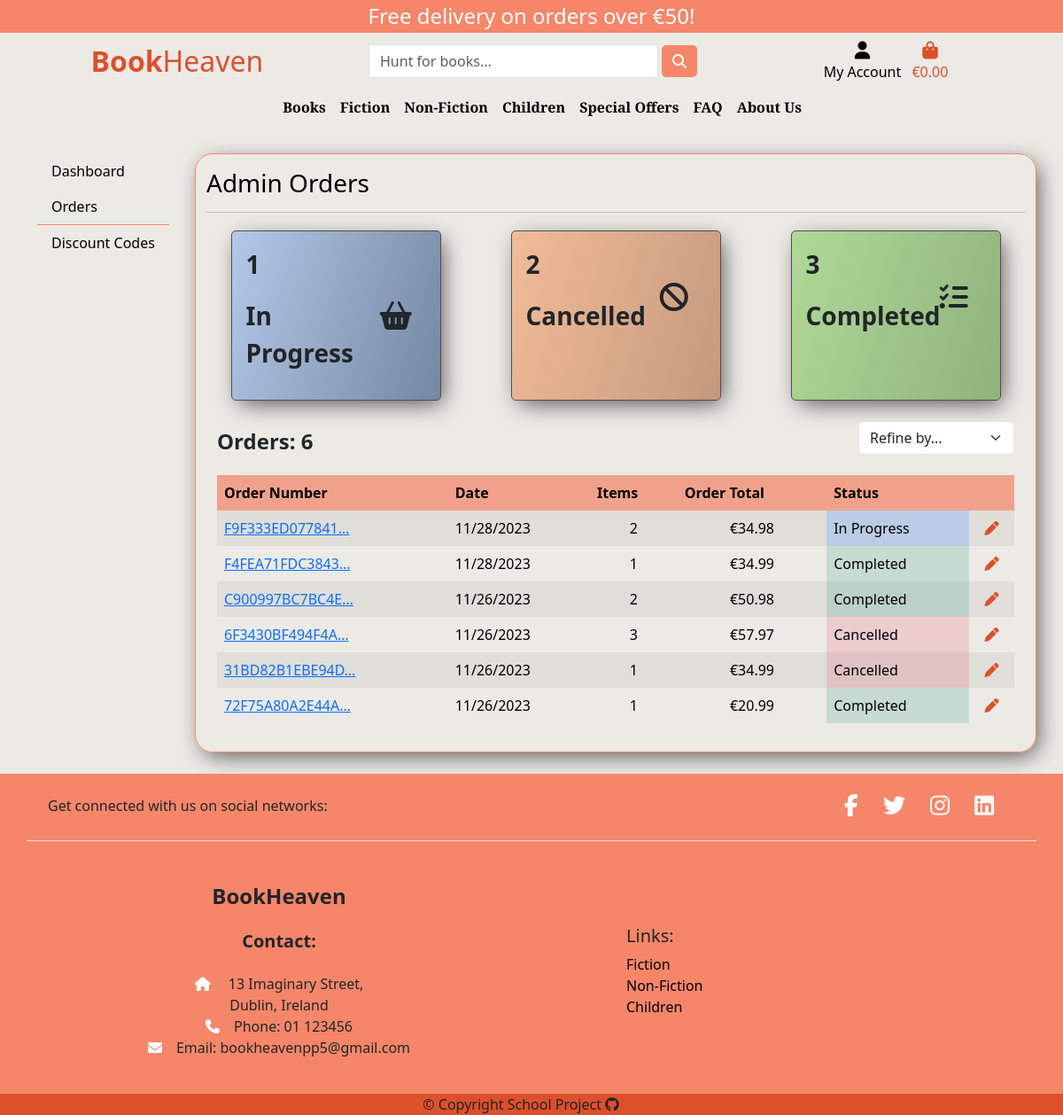
Page /admin_panel/orders/ (signed in) on the committed database.
### checkout/models.py (models this page shows, shortened)
class Order(models.Model):
    order_number = models.CharField(max_length=32, null=False, editable=False)
    user_profile = models.ForeignKey(
        UserProfile, on_delete=models.SET_NULL, null=True, blank=True, related_name='orders')
    full_name = models.CharField(max_length=50, null=False, blank=False)
    email = models.EmailField(max_length=254, null=False, blank=False)
    phone_number = models.CharField(max_length=20, null=False, blank=False)
    country = CountryField(max_length=40, null=False, blank=False)
    postcode = models.CharField(max_length=20, null=True, blank=True)
    town_or_city = models.CharField(max_length=40, null=False, blank=False)
    street_address1 = models.CharField(max_length=80, null=False, blank=False)
    street_address2 = models.CharField(max_length=80, null=True, blank=True)
    county = models.CharField(max_length=80, null=True, blank=True)
    date = models.DateTimeField(auto_now_add=True)
    delivery_cost = models.DecimalField(
        max_digits=6, decimal_places=2, null=False, default=0)
    discount = models.DecimalField(
        blank=True, null=True, max_digits=6, decimal_places=2)
    order_total = models.DecimalField(
        max_digits=10, decimal_places=2, null=False, default=0)
    grand_total = models.DecimalField(
        max_digits=10, decimal_places=2, null=False, default=0)
    original_cart = models.TextField(null=False, blank=False, default='')
    stripe_pid = models.CharField(
        max_length=254, null=False, blank=False, default='')

class OrderStatus(models.Model):
    order = models.OneToOneField(Order, on_delete=models.CASCADE)
    status = models.CharField(
        max_length=200, null=True, blank=True, choices=STATUS, default=STATUS[0][0])

### admin_panel/views.py (the view)
# urls.py: path('orders/', views.admin_orders, name='admin-orders'),
@login_required
def admin_orders(request):
    if not request.user.is_superuser:
        messages.error(request, 'You need admin rights to access this page.')
        return redirect('home')
    refine_value = None
    orders = Order.objects.all().order_by('-date')
    if request.GET:
        if 'refine' in request.GET:
            refine_value = request.GET['refine']
            orders = Order.objects.filter(orderstatus__status=refine_value)
            if refine_value == 'recent':
                orders = Order.objects.all().order_by('-date')
    orders_in_progress = Order.objects.filter(
        orderstatus__status='in_progress')
    orders_completed = Order.objects.filter(orderstatus__status='completed')
    orders_cancelled = Order.objects.filter(orderstatus__status='cancelled')
    context = {
        'orders': orders,
        'orders_in_progress': orders_in_progress,
        'orders_completed': orders_completed,
        'orders_cancelled': orders_cancelled,
        'current_sorting': refine_value,
    }
    return render(request, 'admin_panel/admin_orders.html', context)

### admin_panel/templates/admin_panel/admin_orders.html (shortened to what this page needs)
{% extends 'admin_panel/admin_base.html' %}
{% load static %}
{% block admin_content %}
<h3 class="text-black">Admin Orders</h3>
<hr>
<div class="row d-flex justify-content-around">
    <div class="col-10 col-md-3 stats-container orders p-3 my-1">
        <div class="row">
            <div class="col-8">
                <p class="fw-bold fs-3">{{ orders_in_progress.count }}</p>
                <p class="fw-bold fs-3">In Progress</p>
            </div>
            <div class="col-4 my-auto"><i class="fa-solid fa-basket-shopping fa-2xl"></i></div>
        </div>
    </div>
    <div class="col-10 col-md-3 stats-container products p-3 my-1">
        <div class="row">
            <div class="col-8">
                <p class="fw-bold fs-3">{{ orders_cancelled.count }}</p>
                <p class="fw-bold fs-3">Cancelled</p>
            </div>
            <div class="col-4 my-auto"><i class="fa-solid fa-ban fa-2xl"></i></div>
        </div>
    </div>
    <div class="col-10 col-md-3 stats-container users p-3 my-1">
        <div class="row">
            <div class="col-8">
                <p class="fw-bold fs-3">{{ orders_completed.count }}</p>
                <p class="fw-bold fs-3">Completed</p>
            </div>
            <div class="col-4 my-auto"><i class="fa-solid fa-list-check fa-2xl"></i>
            </div>
        </div>
    </div>
    <div class="row">
        <div class="col-12">
            <div class="row">
                <div class="col-12 col-md-6">
                    <p class="fw-bold fs-4 mt-4">Orders: {{ orders.count }}</p>
                </div>
                <div class="col-12 col-md-6  my-auto order-md-last d-flex justify-content-center justify-content-md-end">
                    <div class="sort-select-wrapper">
                        <select id="sort-selector" class="form-select">
                            <option value="reset" {% if current_sorting == 'None_None' %}selected{% endif %}>Refine by...</option>
                        </select>
                    </div>
                </div>
            </div>
            {% if orders %}
            <div class="order-history table-responsive mt-1">
                <table class="table table-borderless table-striped table-hover">
                    <thead>
                        <tr class="order-table-row">
                            <th>Order Number</th>
                            <th>Date</th>
                            <th>Items</th>
                            <th>Order Total</th>
                            <th>Status</th>
                            <th></th>
                        </tr>
                    </thead>
                    <tbody>
                        {% for order in orders %}
                        <tr>
                            <td>
                                <a href="{% url 'order-history' order.id %}" title="{{ order.order_number }}">
                                    {{ order.order_number|truncatechars:15 }}
                                </a>
                            </td>
                            <td>{{ order.date|date:"SHORT_DATE_FORMAT" }}</td>
                            <td class="text-center">
                                {{ order.lineitems.count }}
                            </td>
                            <td class="text-center">€{{ order.grand_total }}</td>
                            {% if order.orderstatus.status == 'in_progress' %}
                            <td id="status-cell-progress">
                                {{ order.orderstatus.get_status_display }}
                            </td>
                            {% elif order.orderstatus.status == 'completed' %}
                            <td id="status-cell-completed">
                                {{ order.orderstatus.get_status_display }}
                            </td>
                            {% else %}
                            <td id="status-cell-cancelled">
                                {{ order.orderstatus.get_status_display }}
                            </td>
                            {% endif %}
                            <td class="text-center">
                                <a href="{% url 'admin-orders-edit' order.id %}" class="text-orange" title="Edit"><i
                                        class="fa-solid fa-pen"></i></a>
                            </td>
                        </tr>
                        {% endfor %}
                    </tbody>
                </table>
            </div>
            {% else %}
            <div class="d-grid gap-2">
                <p class="text-center">No orders to display</p>
            </div>
            {% endif %}
        </div>
    </div>
</div>
{% endblock admin_content %}

### static/css/style.css (style rules this page uses)
:root { --orange: #f58669; --dark-orange: #de502c; --offwhite: #ebe8e0; --offwhite2: #efefed; --dark-gray: #574c49; --white: #ffff; --brown: #63453d; }
body { min-height: 100vh; display: flex; flex-direction: column; background-color: #ebeae5; }
.text-orange { color: var(--dark-orange); }
.table > :not(caption) > * > * { background-color: transparent; border-bottom-color: var(--dark-gray); }
.order-history { max-height: 529px; overflow-y: auto; }
.stats-container { border: 1px solid var(--dark-gray); border-radius: 5px; box-shadow: 5px 7px 26px -4px rgba(0, 0, 0, 0.66); -webkit-box-shadow: 5px 7px 26px -4px rgba(0, 0, 0, 0.66); -moz-box-shadow: 5px 7px 26px -4px rgba(0, 0, 0, 0.66); }
.stats-container.users { background: rgb(143, 179, 124); background: linear-gradient(287deg, rgba(143, 179, 124, 1) 0%, rgba(175, 217, 152, 1) 100%); }
.stats-container.products { background: rgb(196, 153, 125); background: linear-gradient(287deg, rgba(196, 153, 125, 1) 0%, rgba(241, 188, 153, 1) 100%); }
.stats-container.orders { background: rgb(116, 135, 163); background: linear-gradient(287deg, rgba(116, 135, 163, 1) 0%, rgba(178, 200, 231, 0.9808298319327731) 100%); }
.stats-container p { font-size: 1.3rem; }
.order-table-row { background-color: rgb(241 161 139); }
#status-cell-completed { background-color: #c7dbd2 !important; }
#status-cell-cancelled { background-color: #eccccf !important; }
#status-cell-progress { background-color: #c5d7f2 !important; }

### rows in the picture
Order: order_number "F9F333ED077841…", date "11/28/2023", lineitems.count "2", grand_total "34.98", orderstatus.status "In Progress"
Order: order_number "F4FEA71FDC3843…", date "11/28/2023", lineitems.count "1", grand_total "34.99", orderstatus.status "Completed"
Order: order_number "C900997BC7BC4E…", date "11/26/2023", lineitems.count "2", grand_total "50.98", orderstatus.status "Completed"
Order: order_number "6F3430BF494F4A…", date "11/26/2023", lineitems.count "3", grand_total "57.97", orderstatus.status "Cancelled"
Order: order_number "31BD82B1EBE94D…", date "11/26/2023", lineitems.count "1", grand_total "34.99", orderstatus.status "Cancelled"
Order: order_number "72F75A80A2E44A…", date "11/26/2023", lineitems.count "1", grand_total "20.99", orderstatus.status "Completed"

### other values in the picture
{{ free_delivery_threshold }} "50"
{{ orders_in_progress.count }} "1"
{{ orders_cancelled.count }} "2"
{{ orders_completed.count }} "3"
{{ orders.count }} "6"
